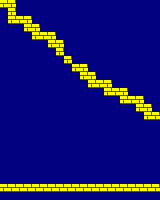

A 2D game scene composited from a Tiled map and its tileset images. What follows is a short description and the map's XML, with every tile layer's data as written:
An orthogonal 20x25 tile map with 8x8 px tiles, 1 tile layer (Tile Layer 1).

<map version="1.8" tiledversion="1.8.2" orientation="orthogonal" renderorder="right-down" width="20" height="25" tilewidth="8" tileheight="8" infinite="0" nextlayerid="2" nextobjectid="1">
 <tileset firstgid="1" source="tiles_8x8_M0.tsx" />
 <layer id="1" name="Tile Layer 1" width="20" height="25">
  <data encoding="csv">
1,1,8,8,8,8,8,8,8,8,8,8,8,8,8,8,8,8,8,8,
8,1,8,8,8,8,8,8,8,8,8,8,8,8,8,8,8,8,8,8,
8,1,1,1,8,8,8,8,8,8,8,8,8,8,8,8,8,8,8,8,
8,8,8,1,1,8,8,8,8,8,8,8,8,8,8,8,8,8,8,8,
8,8,8,8,1,1,1,8,8,8,8,8,8,8,8,8,8,8,8,8,
8,8,8,8,8,8,1,1,8,8,8,8,8,8,8,8,8,8,8,8,
8,8,8,8,8,8,8,1,8,8,8,8,8,8,8,8,8,8,8,8,
8,8,8,8,8,8,8,8,1,8,8,8,8,8,8,8,8,8,8,8,
8,8,8,8,8,8,8,8,8,1,1,8,8,8,8,8,8,8,8,8,
8,8,8,8,8,8,8,8,8,8,1,1,8,8,8,8,8,8,8,8,
8,8,8,8,8,8,8,8,8,8,8,1,1,1,8,8,8,8,8,8,
8,8,8,8,8,8,8,8,8,8,8,8,8,1,1,1,8,8,8,8,
8,8,8,8,8,8,8,8,8,8,8,8,8,8,8,1,1,1,8,8,
8,8,8,8,8,8,8,8,8,8,8,8,8,8,8,8,8,1,1,8,
8,8,8,8,8,8,8,8,8,8,8,8,8,8,8,8,8,8,1,1,
8,8,8,8,8,8,8,8,8,8,8,8,8,8,8,8,8,8,8,8,
8,8,8,8,8,8,8,8,8,8,8,8,8,8,8,8,8,8,8,8,
8,8,8,8,8,8,8,8,8,8,8,8,8,8,8,8,8,8,8,8,
8,8,8,8,8,8,8,8,8,8,8,8,8,8,8,8,8,8,8,8,
8,8,8,8,8,8,8,8,8,8,8,8,8,8,8,8,8,8,8,8,
8,8,8,8,8,8,8,8,8,8,8,8,8,8,8,8,8,8,8,8,
8,8,8,8,8,8,8,8,8,8,8,8,8,8,8,8,8,8,8,8,
8,8,8,8,8,8,8,8,8,8,8,8,8,8,8,8,8,8,8,8,
1,1,1,1,1,1,1,1,1,1,1,1,1,1,1,1,1,1,1,1,
8,8,8,8,8,8,8,8,8,8,8,8,8,8,8,8,8,8,8,8
</data>
 </layer>
</map>
